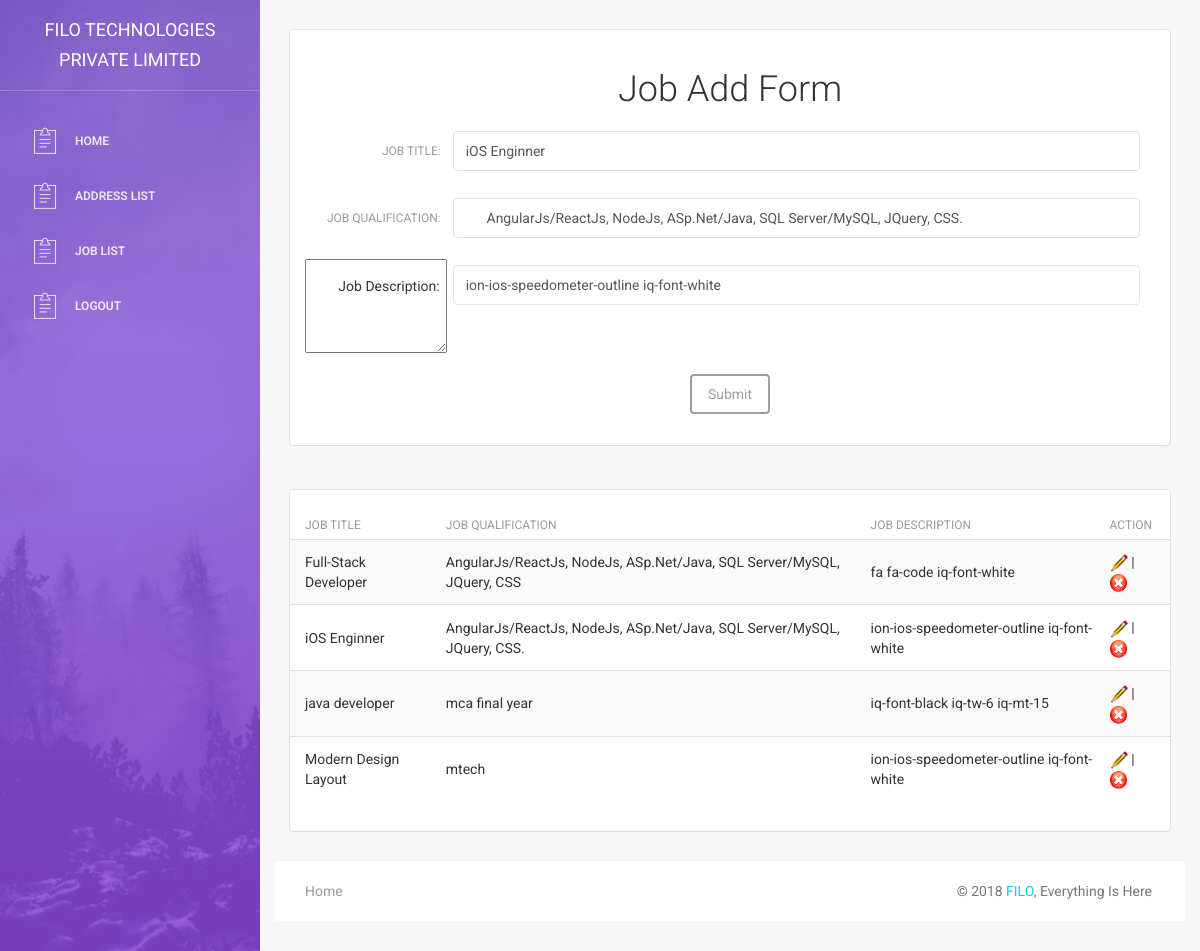
Screenshot of /_admin/job_view.php?id=2 (signed in) with the database file from the repository.
### tables this page shows
CREATE TABLE `joblist` (
  `id` int(255) NOT NULL,
  `job_title` varchar(255) NOT NULL,
  `job_qualification` varchar(255) NOT NULL,
  `job_icon` varchar(255) NOT NULL
);

### _admin/job_view.php (the view, shortened to what this page needs)
<?php
	include("includes/header.php");
	if(isset($_SESSION['email'])) {
	if(isset($_REQUEST['id'])){
		$sec_sql = "select * from joblist where id = '$_REQUEST[id]'";
		$sec_rs = mysqli_query($conn, $sec_sql);
		$data = mysqli_fetch_assoc($sec_rs);
	}
	 }else{
		   header("location:index.php?msg=please login first");
	   }
?>
<div class="main-panel">
<div class="content">
<div class="container-fluid">
<div class="row">
<div class="col-md-12">
<div class="card quiz_card">
	<h2 style="text-align:center;">Job Add Form</h2>
   <form class="form-horizontal" action="lib/job.php" enctype="multipart/form-data" method="post">
     <div class="form-group">
      <label class="control-label col-sm-2 quiz_title" for="sec_ques_name"> Job Title:</label>
      <div class="col-sm-10">
        <input type="text" class="form-control" id="sec_ques_name" placeholder="Enter job title" name="job_title" value="<?php if(isset($data['job_title'])){echo $data['job_title']; }?>">
 </div>
    </div>
    <div class="form-group">
      <label class="control-label col-sm-2 quiz_title" for="sec_ques_name"> Job Qualification:</label>
      <div class="col-sm-10">
        <input type="text" class="form-control" id="sec_ques_name" placeholder="Enter job qualification" name="job_qualification" value="<?php if(isset($data['job_qualification'])){echo $data['job_qualification']; }?>">
 </div>
    </div>
    <div class="form-group">
      <textarea class="control-label col-sm-2 quiz_title" for="sec_ques_name"> Job Description:</textarea>
      <div class="col-sm-10">
        <input type="text" class="form-control" id="sec_ques_name" placeholder="Enter job Description" name="job_icon" value="<?php if(isset($data['job_icon'])){echo $data['job_icon']; }?>">
 </div>
    </div>
    <div class="form-group">
      <div class="col-sm-12" style="text-align:center;">
        <button type="submit" class="btn btn-default" >Submit</button>
      </div>
    </div>
      </form>
</div>
</div>
<div class="col-md-12">
<div class="card">
   <form name="job_view" action="lib/job.php">
		<div class="content table-responsive table-full-width">
		<table class="table table-hover table-striped">
			<thead>
				<th>job title</th>
				<th>job qualification</th>
				<th>job description</th>
				<th>action</th>
			</thead>
			<tbody>
			<?php
			    global $conn;
				$sql = "select * from joblist";
				$rs = mysqli_query($conn, $sql);
				while($data = mysqli_fetch_assoc($rs)){
			?>
			<tr>
				<td><?php echo $data['job_title'];?></td>
				<td><?php echo $data['job_qualification'];?></td>
				<td><?php echo $data['job_icon'];?></td>
				<td><a href="job_view.php?id=<?php echo $data['id'];?>"><img src="images/edit.png" height="18"></a> | <a href="javascript:delete_job_records(<?php echo $data['id'];?>);"> <img src="images/del.png" height="18"> </a> </td>
			</tr>
			<?php
				}
			?>
			</tbody>
		</table>
	</div>
      </form>
</div>
</div>
</div>
</div>
<?php
	include("includes/footer.php");
?>

### _admin/assets/css/style.css (style rules this page uses)
.quiz_card { padding: 10px 30px; }
.quiz_title { line-height: 40px; }

### rows the page displays
joblist: job_title "iOS Enginner", job_qualification "AngularJs/ReactJs, NodeJs, ASp.Net/Java, SQL Server/MySQL, JQuery, CSS.", job_icon "ion-ios-speedometer-outline iq-font-white"
joblist: job_title "Full-Stack Developer", job_qualification "AngularJs/ReactJs, NodeJs, ASp.Net/Java, SQL Server/MySQL, JQuery, CSS", job_icon "fa fa-code iq-font-white"
joblist: job_title "java developer", job_qualification "mca final year", job_icon "iq-font-black iq-tw-6 iq-mt-15"
joblist: job_title "Modern Design Layout", job_qualification "mtech", job_icon "ion-ios-speedometer-outline iq-font-white"
